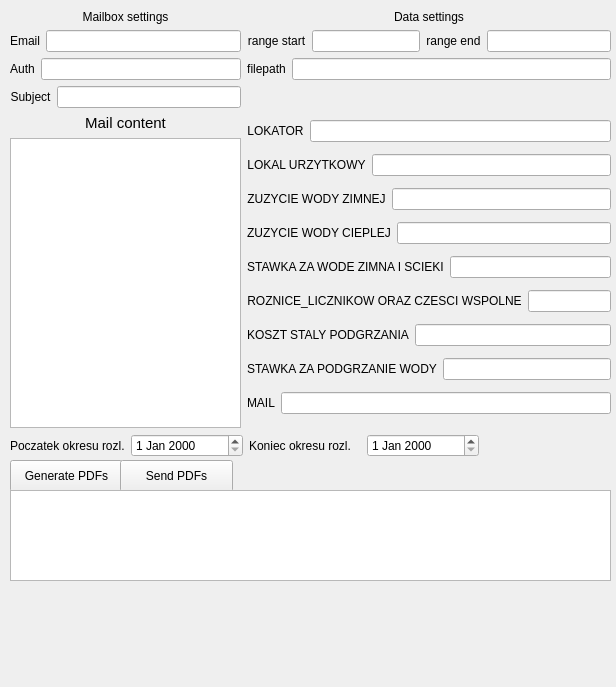
<?xml version="1.0" encoding="UTF-8"?>
<ui version="4.0">
 <class>Form</class>
 <widget class="QWidget" name="Form">
  <property name="geometry">
   <rect>
    <x>0</x>
    <y>0</y>
    <width>616</width>
    <height>687</height>
   </rect>
  </property>
  <property name="font">
   <font>
    <family>Arial</family>
   </font>
  </property>
  <property name="windowTitle">
   <string>Form</string>
  </property>
  <widget class="QWidget" name="gridLayoutWidget">
   <property name="geometry">
    <rect>
     <x>10</x>
     <y>10</y>
     <width>601</width>
     <height>418</height>
    </rect>
   </property>
   <layout class="QGridLayout" name="gridLayout">
    <item row="2" column="0">
     <layout class="QHBoxLayout" name="horizontalLayout_7">
      <item>
       <widget class="QLabel" name="label_7">
        <property name="font">
         <font>
          <pointsize>9</pointsize>
         </font>
        </property>
        <property name="text">
         <string>Auth</string>
        </property>
        <property name="alignment">
         <set>Qt::AlignCenter</set>
        </property>
       </widget>
      </item>
      <item>
       <widget class="QLineEdit" name="Auth"/>
      </item>
     </layout>
    </item>
    <item row="4" column="2">
     <layout class="QGridLayout" name="gridLayout_3">
      <item row="4" column="0">
       <layout class="QHBoxLayout" name="horizontalLayout_13">
        <item>
         <widget class="QLabel" name="label_14">
          <property name="font">
           <font>
            <pointsize>9</pointsize>
           </font>
          </property>
          <property name="text">
           <string>STAWKA ZA WODE ZIMNA I SCIEKI</string>
          </property>
          <property name="alignment">
           <set>Qt::AlignCenter</set>
          </property>
         </widget>
        </item>
        <item>
         <widget class="QLineEdit" name="StawkaWodaZimna"/>
        </item>
       </layout>
      </item>
      <item row="2" column="0">
       <layout class="QHBoxLayout" name="horizontalLayout_11">
        <item>
         <widget class="QLabel" name="label_12">
          <property name="font">
           <font>
            <pointsize>9</pointsize>
           </font>
          </property>
          <property name="text">
           <string>ZUZYCIE WODY ZIMNEJ</string>
          </property>
          <property name="alignment">
           <set>Qt::AlignCenter</set>
          </property>
         </widget>
        </item>
        <item>
         <widget class="QLineEdit" name="ZuzycieWodyZimnej"/>
        </item>
       </layout>
      </item>
      <item row="3" column="0">
       <layout class="QHBoxLayout" name="horizontalLayout_12">
        <item>
         <widget class="QLabel" name="label_13">
          <property name="font">
           <font>
            <pointsize>9</pointsize>
           </font>
          </property>
          <property name="text">
           <string>ZUZYCIE WODY CIEPLEJ</string>
          </property>
          <property name="alignment">
           <set>Qt::AlignCenter</set>
          </property>
         </widget>
        </item>
        <item>
         <widget class="QLineEdit" name="ZuzycieWodyCieplej"/>
        </item>
       </layout>
      </item>
      <item row="0" column="0">
       <layout class="QHBoxLayout" name="horizontalLayout_9">
        <item>
         <widget class="QLabel" name="label_10">
          <property name="font">
           <font>
            <pointsize>9</pointsize>
           </font>
          </property>
          <property name="text">
           <string>LOKATOR</string>
          </property>
          <property name="alignment">
           <set>Qt::AlignCenter</set>
          </property>
         </widget>
        </item>
        <item>
         <widget class="QLineEdit" name="Lokator"/>
        </item>
       </layout>
      </item>
      <item row="1" column="0">
       <layout class="QHBoxLayout" name="horizontalLayout_2">
        <item>
         <widget class="QLabel" name="label_3">
          <property name="font">
           <font>
            <pointsize>9</pointsize>
           </font>
          </property>
          <property name="text">
           <string>LOKAL URZYTKOWY</string>
          </property>
          <property name="alignment">
           <set>Qt::AlignCenter</set>
          </property>
         </widget>
        </item>
        <item>
         <widget class="QLineEdit" name="LokalUrzytkowy"/>
        </item>
       </layout>
      </item>
      <item row="5" column="0">
       <layout class="QHBoxLayout" name="horizontalLayout_14">
        <item>
         <widget class="QLabel" name="label_15">
          <property name="font">
           <font>
            <pointsize>9</pointsize>
           </font>
          </property>
          <property name="text">
           <string>ROZNICE_LICZNIKOW ORAZ CZESCI WSPOLNE</string>
          </property>
          <property name="alignment">
           <set>Qt::AlignCenter</set>
          </property>
         </widget>
        </item>
        <item>
         <widget class="QLineEdit" name="RozniceLicznikow"/>
        </item>
       </layout>
      </item>
      <item row="7" column="0">
       <layout class="QHBoxLayout" name="horizontalLayout_16">
        <item>
         <widget class="QLabel" name="label_17">
          <property name="font">
           <font>
            <pointsize>9</pointsize>
           </font>
          </property>
          <property name="text">
           <string>STAWKA ZA PODGRZANIE WODY</string>
          </property>
          <property name="alignment">
           <set>Qt::AlignCenter</set>
          </property>
         </widget>
        </item>
        <item>
         <widget class="QLineEdit" name="StawkaPodgrzanie"/>
        </item>
       </layout>
      </item>
      <item row="6" column="0">
       <layout class="QHBoxLayout" name="horizontalLayout_15">
        <item>
         <widget class="QLabel" name="label_16">
          <property name="font">
           <font>
            <pointsize>9</pointsize>
           </font>
          </property>
          <property name="text">
           <string>KOSZT STALY PODGRZANIA</string>
          </property>
          <property name="alignment">
           <set>Qt::AlignCenter</set>
          </property>
         </widget>
        </item>
        <item>
         <widget class="QLineEdit" name="kosztStalyPodgrzanie"/>
        </item>
       </layout>
      </item>
      <item row="8" column="0">
       <layout class="QHBoxLayout" name="horizontalLayout_17">
        <item>
         <widget class="QLabel" name="label_18">
          <property name="font">
           <font>
            <pointsize>9</pointsize>
           </font>
          </property>
          <property name="text">
           <string>MAIL</string>
          </property>
          <property name="alignment">
           <set>Qt::AlignCenter</set>
          </property>
         </widget>
        </item>
        <item>
         <widget class="QLineEdit" name="Mail"/>
        </item>
       </layout>
      </item>
     </layout>
    </item>
    <item row="1" column="2">
     <layout class="QHBoxLayout" name="horizontalLayout_5">
      <item>
       <layout class="QHBoxLayout" name="horizontalLayout_6">
        <item>
         <widget class="QLabel" name="label_6">
          <property name="font">
           <font>
            <pointsize>9</pointsize>
           </font>
          </property>
          <property name="text">
           <string>range start</string>
          </property>
          <property name="alignment">
           <set>Qt::AlignCenter</set>
          </property>
         </widget>
        </item>
        <item>
         <widget class="QLineEdit" name="RangeStart"/>
        </item>
       </layout>
      </item>
      <item>
       <widget class="QLabel" name="label_5">
        <property name="font">
         <font>
          <pointsize>9</pointsize>
         </font>
        </property>
        <property name="text">
         <string>range end</string>
        </property>
        <property name="alignment">
         <set>Qt::AlignCenter</set>
        </property>
       </widget>
      </item>
      <item>
       <widget class="QLineEdit" name="RangeEnd"/>
      </item>
     </layout>
    </item>
    <item row="4" column="0">
     <layout class="QVBoxLayout" name="verticalLayout">
      <item>
       <widget class="QLabel" name="label_8">
        <property name="font">
         <font>
          <pointsize>11</pointsize>
         </font>
        </property>
        <property name="text">
         <string>Mail content</string>
        </property>
        <property name="alignment">
         <set>Qt::AlignCenter</set>
        </property>
       </widget>
      </item>
      <item>
       <widget class="QPlainTextEdit" name="Tresc"/>
      </item>
     </layout>
    </item>
    <item row="3" column="0">
     <layout class="QHBoxLayout" name="horizontalLayout_8">
      <item>
       <widget class="QLabel" name="label_9">
        <property name="font">
         <font>
          <pointsize>9</pointsize>
         </font>
        </property>
        <property name="text">
         <string>Subject</string>
        </property>
        <property name="alignment">
         <set>Qt::AlignCenter</set>
        </property>
       </widget>
      </item>
      <item>
       <widget class="QLineEdit" name="Tytul"/>
      </item>
     </layout>
    </item>
    <item row="1" column="0">
     <layout class="QHBoxLayout" name="horizontalLayout_4">
      <item>
       <widget class="QLabel" name="label_4">
        <property name="font">
         <font>
          <pointsize>9</pointsize>
         </font>
        </property>
        <property name="text">
         <string>Email</string>
        </property>
        <property name="alignment">
         <set>Qt::AlignCenter</set>
        </property>
       </widget>
      </item>
      <item>
       <widget class="QLineEdit" name="RootMail"/>
      </item>
     </layout>
    </item>
    <item row="0" column="0">
     <widget class="QLabel" name="label">
      <property name="text">
       <string>Mailbox settings</string>
      </property>
      <property name="alignment">
       <set>Qt::AlignCenter</set>
      </property>
     </widget>
    </item>
    <item row="0" column="2">
     <widget class="QLabel" name="label_2">
      <property name="text">
       <string>Data settings</string>
      </property>
      <property name="alignment">
       <set>Qt::AlignCenter</set>
      </property>
     </widget>
    </item>
    <item row="2" column="2">
     <layout class="QHBoxLayout" name="horizontalLayout_18">
      <item>
       <widget class="QLabel" name="label_19">
        <property name="font">
         <font>
          <pointsize>9</pointsize>
         </font>
        </property>
        <property name="text">
         <string>filepath</string>
        </property>
        <property name="alignment">
         <set>Qt::AlignCenter</set>
        </property>
       </widget>
      </item>
      <item>
       <widget class="QLineEdit" name="Plik"/>
      </item>
     </layout>
    </item>
   </layout>
  </widget>
  <widget class="QPushButton" name="GeneratePdf">
   <property name="geometry">
    <rect>
     <x>10</x>
     <y>460</y>
     <width>113</width>
     <height>32</height>
    </rect>
   </property>
   <property name="text">
    <string>Generate PDFs</string>
   </property>
  </widget>
  <widget class="QPushButton" name="SendPdf">
   <property name="geometry">
    <rect>
     <x>120</x>
     <y>460</y>
     <width>113</width>
     <height>32</height>
    </rect>
   </property>
   <property name="text">
    <string>Send PDFs</string>
   </property>
  </widget>
  <widget class="QPlainTextEdit" name="OUT">
   <property name="geometry">
    <rect>
     <x>10</x>
     <y>490</y>
     <width>601</width>
     <height>91</height>
    </rect>
   </property>
  </widget>
  <widget class="QWidget" name="horizontalLayoutWidget_16">
   <property name="geometry">
    <rect>
     <x>10</x>
     <y>430</y>
     <width>469</width>
     <height>31</height>
    </rect>
   </property>
   <layout class="QHBoxLayout" name="horizontalLayout_19">
    <item>
     <widget class="QLabel" name="NazwaPoczatek">
      <property name="text">
       <string>Poczatek okresu rozl.</string>
      </property>
     </widget>
    </item>
    <item>
     <widget class="QDateEdit" name="PoczatekOkr"/>
    </item>
    <item>
     <widget class="QLabel" name="NazwaKoniec">
      <property name="text">
       <string>Koniec okresu rozl.</string>
      </property>
     </widget>
    </item>
    <item>
     <widget class="QDateEdit" name="KoniecOkr"/>
    </item>
   </layout>
  </widget>
 </widget>
 <resources/>
 <connections/>
</ui>
